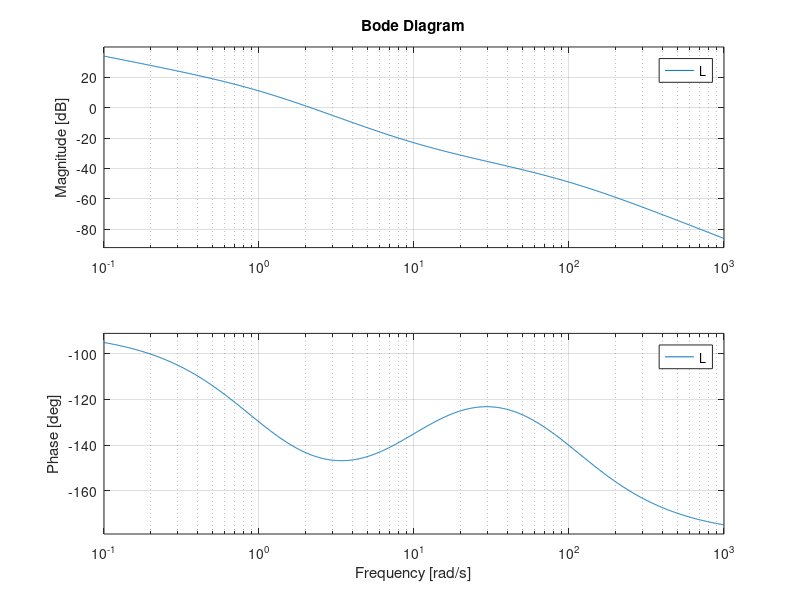
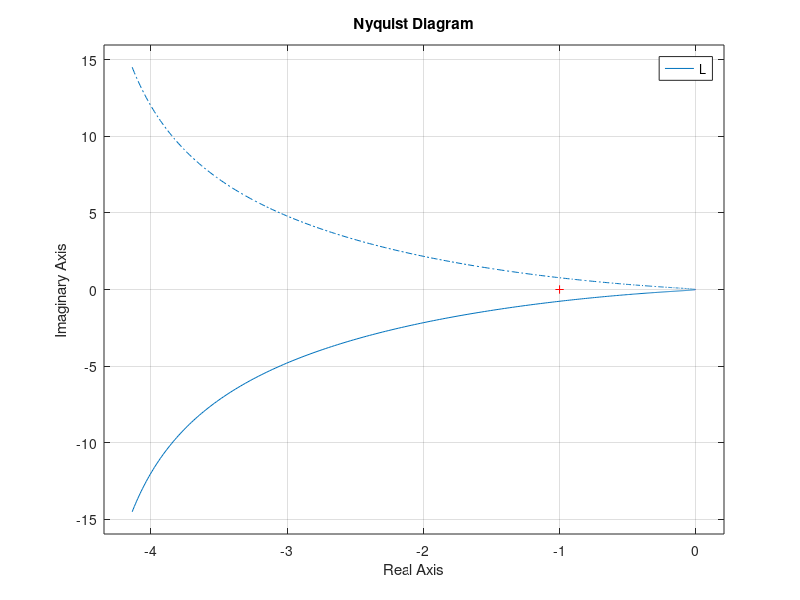
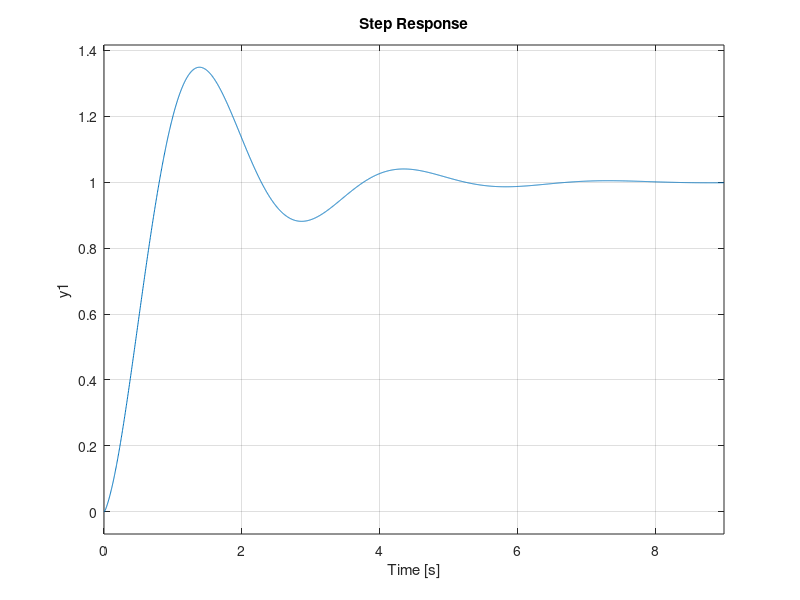

These charts were generated, in order, by the following MATLAB code:
clear all; close all; clc;

s=tf('s');

L=50*(s+10)/(s*(s+1)*(s+100))

figure(1)
bode(L)
grid on

figure(2)
nyquist(L)

figure(3)
W=feedback(L,1)
step(W)
